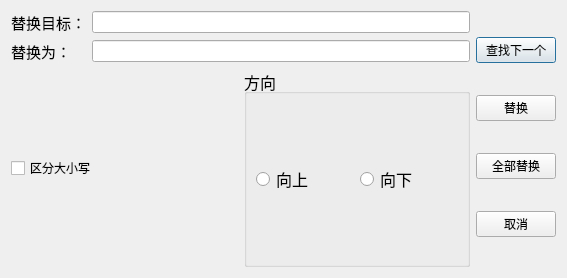
<?xml version="1.0" encoding="UTF-8"?>
<ui version="4.0">
 <class>ReplaceDialog</class>
 <widget class="QDialog" name="ReplaceDialog">
  <property name="geometry">
   <rect>
    <x>0</x>
    <y>0</y>
    <width>567</width>
    <height>278</height>
   </rect>
  </property>
  <property name="windowTitle">
   <string>Dialog</string>
  </property>
  <layout class="QHBoxLayout" name="horizontalLayout_5">
   <item>
    <layout class="QVBoxLayout" name="verticalLayout">
     <item>
      <layout class="QGridLayout" name="gridLayout">
       <item row="1" column="0">
        <widget class="QLabel" name="label_2">
         <property name="font">
          <font>
           <pointsize>11</pointsize>
          </font>
         </property>
         <property name="text">
          <string>替换为：</string>
         </property>
        </widget>
       </item>
       <item row="1" column="1">
        <widget class="QLineEdit" name="lineEdit_2"/>
       </item>
       <item row="0" column="1">
        <widget class="QLineEdit" name="lineEdit"/>
       </item>
       <item row="0" column="0">
        <widget class="QLabel" name="label">
         <property name="font">
          <font>
           <pointsize>11</pointsize>
          </font>
         </property>
         <property name="text">
          <string>替换目标：</string>
         </property>
        </widget>
       </item>
      </layout>
     </item>
     <item>
      <layout class="QHBoxLayout" name="horizontalLayout_4">
       <item>
        <widget class="QCheckBox" name="checkBox_2">
         <property name="text">
          <string>区分大小写</string>
         </property>
        </widget>
       </item>
       <item>
        <widget class="QGroupBox" name="groupBox">
         <property name="font">
          <font>
           <pointsize>12</pointsize>
          </font>
         </property>
         <property name="title">
          <string>方向</string>
         </property>
         <layout class="QHBoxLayout" name="horizontalLayout">
          <item>
           <widget class="QRadioButton" name="radioButton">
            <property name="font">
             <font>
              <pointsize>12</pointsize>
             </font>
            </property>
            <property name="text">
             <string>向上</string>
            </property>
           </widget>
          </item>
          <item>
           <widget class="QRadioButton" name="radioButton_2">
            <property name="font">
             <font>
              <pointsize>12</pointsize>
             </font>
            </property>
            <property name="text">
             <string>向下</string>
            </property>
           </widget>
          </item>
         </layout>
        </widget>
       </item>
      </layout>
     </item>
    </layout>
   </item>
   <item>
    <layout class="QGridLayout" name="gridLayout_2">
     <item row="0" column="0">
      <widget class="QPushButton" name="pushButton">
       <property name="text">
        <string>查找下一个</string>
       </property>
      </widget>
     </item>
     <item row="1" column="0">
      <widget class="QPushButton" name="pushButton_4">
       <property name="text">
        <string>替换</string>
       </property>
      </widget>
     </item>
     <item row="2" column="0">
      <widget class="QPushButton" name="pushButton_3">
       <property name="text">
        <string>全部替换</string>
       </property>
      </widget>
     </item>
     <item row="3" column="0">
      <widget class="QPushButton" name="pushButton_2">
       <property name="text">
        <string>取消</string>
       </property>
      </widget>
     </item>
    </layout>
   </item>
  </layout>
 </widget>
 <resources/>
 <connections/>
</ui>
